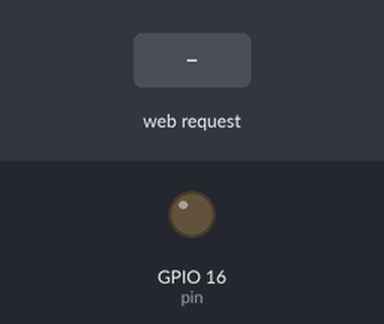
A sketch run on a simulated ESP8266 (NodeMCU). Shown: output pins drawn as LEDs (lit = HIGH). The test bench sets the inputs (shaded band). What the sketch prints to the serial monitor is not drawn.

Above: at 1.2 s.
1.3 s: HTTP request GET /led?state=1 received
At 2.0 s:
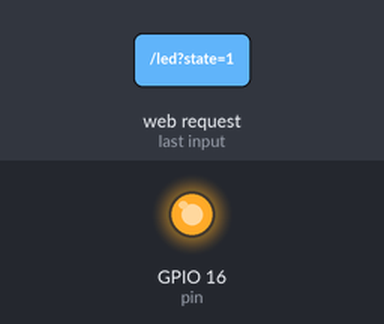
2.8 s: HTTP request GET /led received
At 3.1 s:
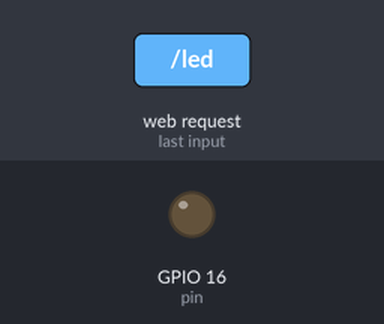
Timing chart, 0 to 5.8 s (numbered marks = the images above; inputs shaded):
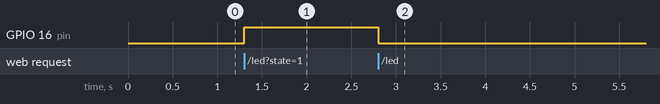

Measured:
- after the input at 1.3 s, GPIO 16 (pin): LOW → HIGH at once
- after the input at 2.8 s, GPIO 16 (pin): HIGH → LOW at once

The sketch:

torchlight.ino
```cpp
/*IoT over Intranet
Devices involved-- PC/Laptop, NodeMCU, Smartphone
The devices are all expected to be connected to NodeMCU
Arduino code that uses NodeMCU ESP8266 to control its LED as per the user's choice on http://192.168.4.1/led
Updates the same on http://192.168.4.1/check
The android application then uses the text on http://192.168.4.1/check to turn on/off the user's torchlight accordingly.
*/

#include<ESP8266WebServer.h> //ESP Webserver library

ESP8266WebServer server; //Declaring ESP8266WebServer as server

//Access point credentials
const char username[]="prashanth_team49";
const char password[]="root1234";

int val;
#define pin 16

void setup() {
  pinMode(pin,OUTPUT); //Making pin 16 as OUTPUT pin
  Serial.begin(115200); //Baud rate
  WiFi.softAP(username,password); //Setting up access point with credentials
  IPAddress myip=WiFi.softAPIP(); //Getting IP Address
  Serial.print("AP IP address ");
  Serial.println(myip); //Printing IP Address to Serial Monitor
  server.begin(); //Starting the server
  server.on("/led",led);  //Calling LED function on http://192.168.4.1/led
  server.on("/check",check); //Calling check function on http://192.168.4.1/check
}

void loop() {
  // put your main code here, to run repeatedly:
  server.handleClient(); //Checks for requests from clients continuously
}

void led(){

  String myhtml="<!DOCTYPE html><html><head><title>Prashanth IoT</title><meta name=\"viewport\" content=\"width=device-width, initial-scale=1.0\"><link href=\"https://maxcdn.bootstrapcdn.com/bootstrap/3.3.7/css/bootstrap.min.css\" rel=\"stylesheet\" media=\"screen\"></head><body  style=\"background-color: #20B2AA;\"><div style=\"width:200px;height:200px;position:absolute; top:0;bottom:0;right:0;left:0; margin:auto;\"><h1><center>IoT</center></h1><form><center><button class=\"btn btn-large btn-primary\" type=\"submit\" style=\"background-color: green;font-weight: bold\" name=\"state\" value=\"0\">LED ON</button>&nbsp;&nbsp;&nbsp;<button class=\"btn btn-large btn-primary\" style=\"background-color: red; font-weight: bold\" type=\"submit\" name=\"state\" value=\"1\">LED OFF</button></center></form></div><script src=\"http://code.jquery.com/jquery.js\"></script></body></html>";
  server.send(200,"text/html",myhtml); //Send myhtml as response
  if(server.arg("state")=="1"){
    digitalWrite(16,HIGH); //LED OFF
    val=0; //for torchlight off
    }
  else{
    digitalWrite(16,LOW); //LED ON
   val=1; //for torchlight on
    }
  }
void check(){
//This function's response assists the android app to control the phone's torchlight accordingly
  if(val==0){
    server.send(200, "text/html", "torchoff"); //sending as response

    }
   else{
    server.send(200,"text/html","torchon"); //sending as response
    }


  }
```
